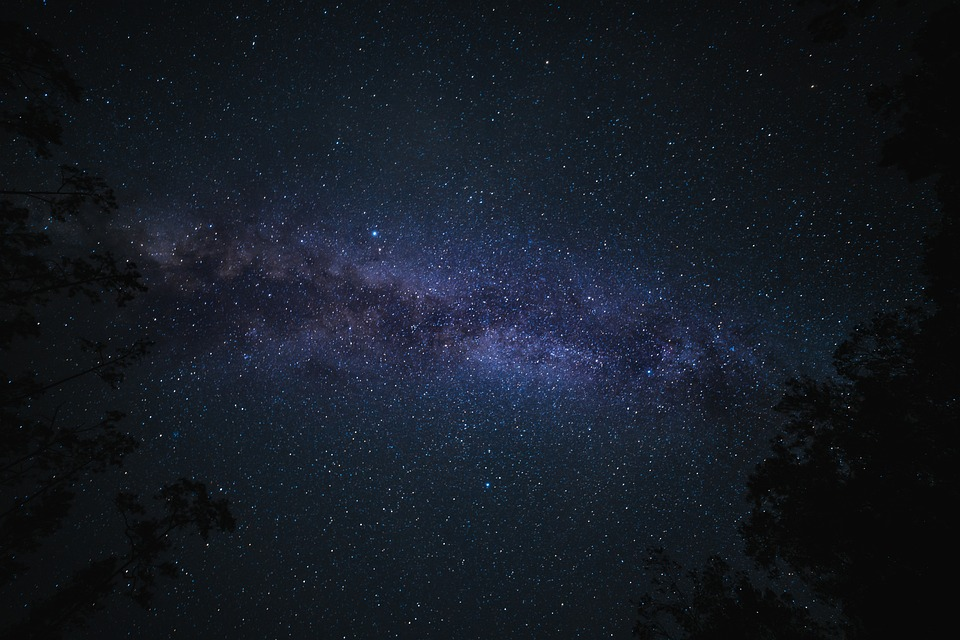
#> input picture image.jpg, 960 x 640 px
$ python hist.py
#> lines starting #> are read from the running program, lines starting #| are printed output that depends on the picture
import cv2
import numpy as np
import matplotlib.pyplot as plt

# Read the image
image = cv2.imread('image.jpg', cv2.IMREAD_GRAYSCALE)
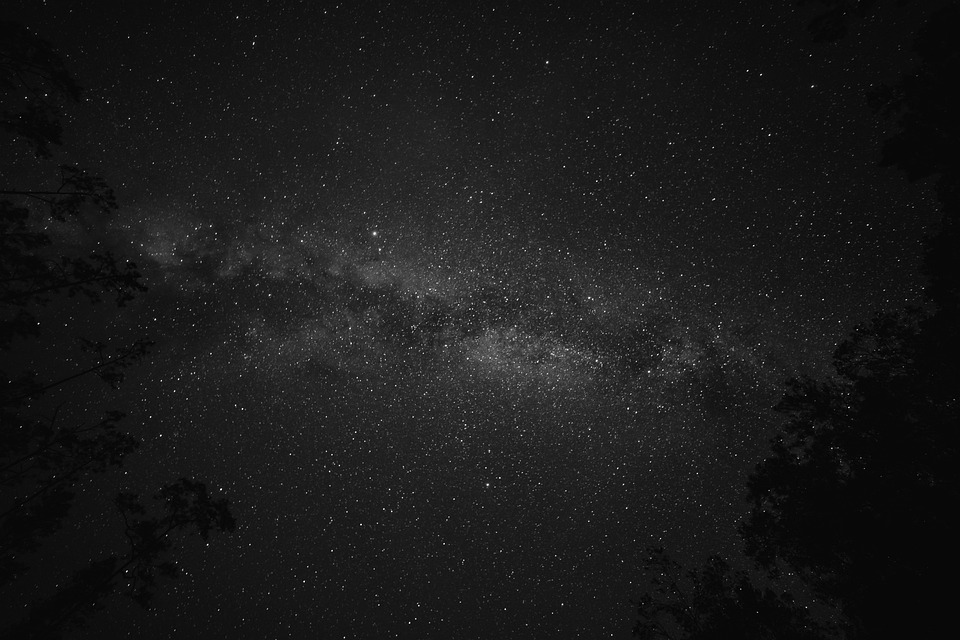
#> image: shape (640, 960); min 0, max 255, mean 25.8

# Calculate the histogram
histogram = cv2.calcHist([image], [0], None, [256], [0, 256])
#> histogram = 256 values, max 43322 at index 8, min 1 at index 215, mean 2400

# Plot histogram
plt.plot(histogram)
plt.title('Histogram')
plt.xlabel('Pixel Intensity')
plt.ylabel('Frequency')
plt.show()
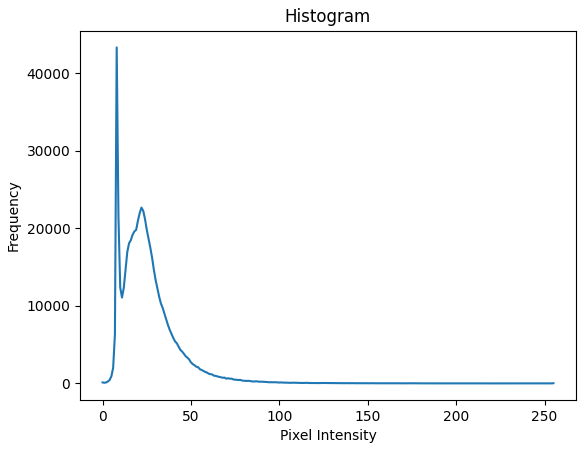
#> figure drawn by matplotlib, 1 panel; curve peaks at x = 8, y = 43322

$ run again, with man.jpg copied over image.jpg
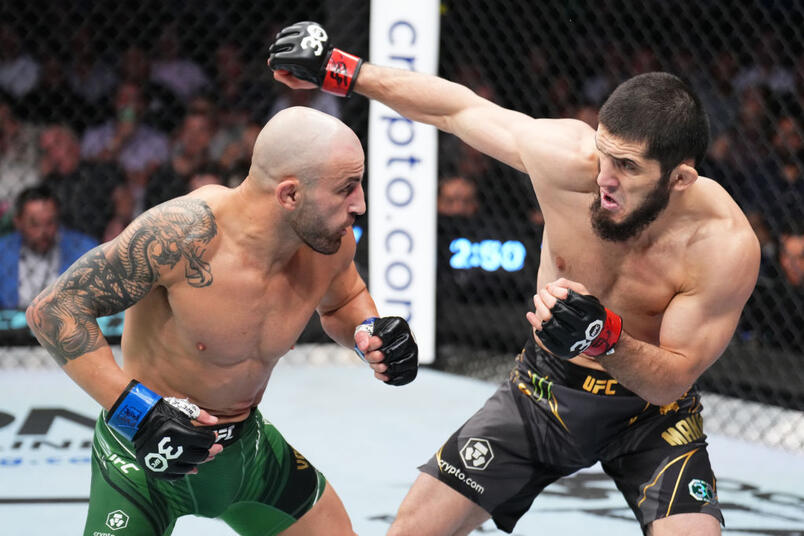
#> input picture man.jpg, 804 x 536 px
#> `image = cv2.imread('image.jpg', cv2.IMREAD_GRAYSCALE)`:
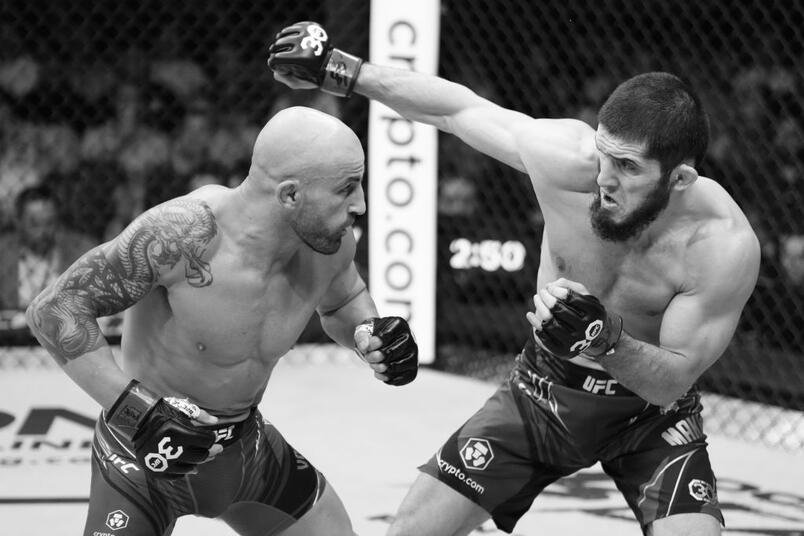
#> image: shape (536, 804); min 0, max 255, mean 104.8
#> histogram = 256 values, max 5137 at index 26, min 22 at index 1, mean 1683.4
#> `plt.show()`:
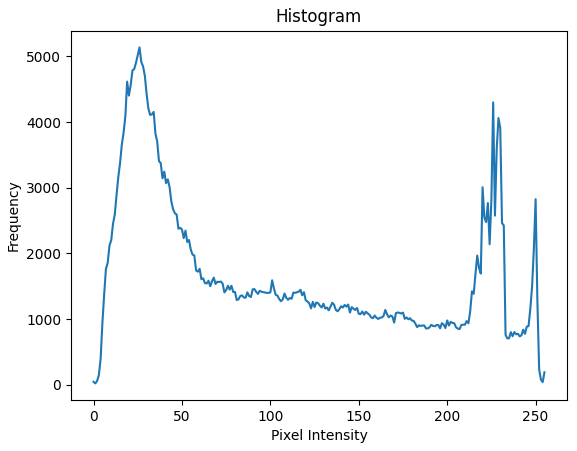
#> figure drawn by matplotlib, 1 panel; curve peaks at x = 26, y = 5137
